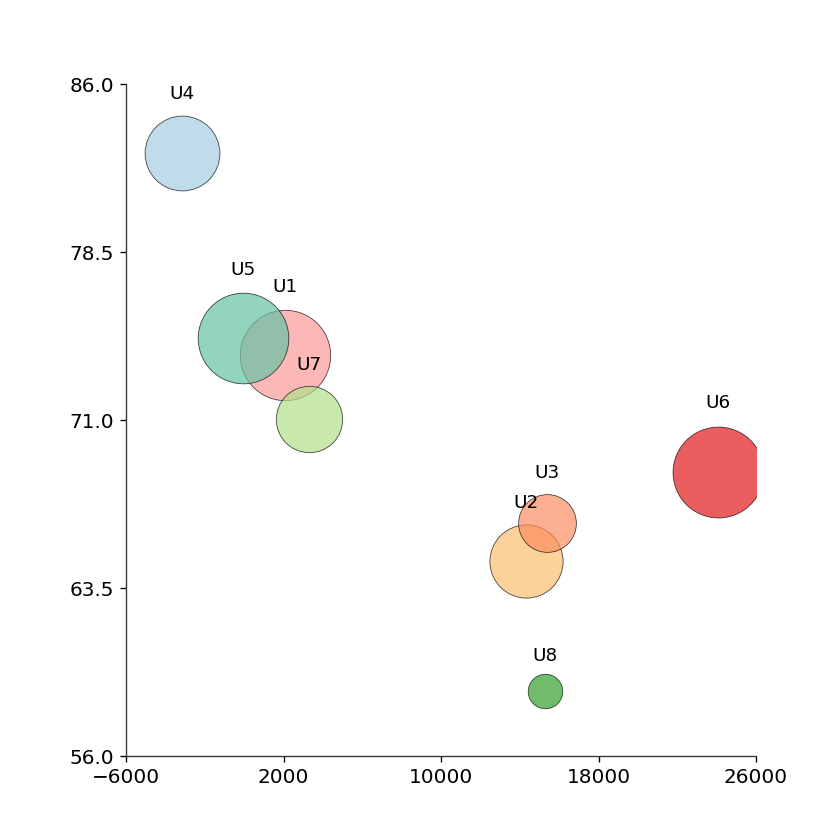
#> input picture backend/charts/bubble/bubble_003.png, 840 x 840 px
$ python -i evaluate_axis_prior_reviewer_questions.py   (imports and definitions only)
#> lines starting #> are read from the running program, lines starting #| are printed output that depends on the picture; after the words box and inside, x2 and y2 are one past the last pixel; in counts of white or black regions, pixels touching at a corner belong together
import argparse
import contextlib
import io
import json
import os
import sys
from collections import defaultdict
from glob import glob
from statistics import median

import cv2
import numpy as np
from sklearn.ensemble import RandomForestClassifier
from sklearn.metrics import accuracy_score, classification_report, confusion_matrix
from sklearn.model_selection import StratifiedKFold, cross_val_predict
from sklearn.pipeline import make_pipeline
from sklearn.preprocessing import StandardScaler


BACKEND_DIR = os.path.abspath(os.path.join(os.path.dirname(__file__), "..", ".."))
RESULTS_DIR = os.path.join(BACKEND_DIR, "evaluation", "results")
GRID_DIR = os.path.join(BACKEND_DIR, "Grid_generation")
if GRID_DIR not in sys.path:
    sys.path.insert(0, GRID_DIR)

from function_calling.axis.detect_lines import detect_candidate_lines
from function_calling.axis.infer_axes import infer_axes_from_lines
from function_calling.axis.merge_lines import merge_similar_lines
from function_calling.ticks.detect_ticks import scan_pixels_for_ticks
from evaluate_cv_mllm_ticks import (
    DEFAULT_DATASET_ID,
    DEFAULT_TYPES as MLLM_DEFAULT_TYPES,
    evaluate_image as evaluate_cv_mllm_image,
    summarize as summarize_cv_mllm,
)


CHART_ROOT = os.path.join(BACKEND_DIR, "charts")
CARTESIAN_TYPES = ["line", "scatter", "bubble", "v_bar", "h_bar"]
POLAR_TYPES = ["radar", "rose"]
CLASSIFICATION_TYPES = [
    "bubble",
    "donut",
    "h_bar",
    "line",
    "pie",
    "radar",
    "rose",
    "scatter",
    "v_bar",
]


# [9 lines left out: function base_pngs, not called in this run]


def read_json_for(image_path):
    with open(os.path.splitext(image_path)[0] + ".json", "r", encoding="utf-8") as f:
        return json.load(f)


# [194 lines left out: functions get_center, axis_return_for, pixel_recall, evaluate_cartesian, summarize_cartesian, hough_circles and 1 more, not called in this run]


def low_level_features(image_path):
#> called with image_path = '../../charts/bubble/bubble_003.png'
    image = cv2.imread(image_path)
#> image is the input picture: shape (840, 840, 3); mean B, G, R 249, 249.9, 251
    if image is None:
        raise ValueError(f"Cannot read image: {image_path}")
    resized = cv2.resize(image, (160, 160), interpolation=cv2.INTER_AREA)
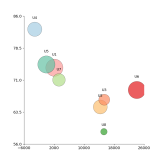
#> resized: shape (160, 160, 3); mean B, G, R 249, 249.9, 251
    gray = cv2.cvtColor(resized, cv2.COLOR_BGR2GRAY)
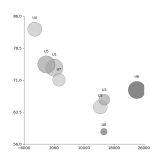
#> gray: shape (160, 160); min 103, max 255, mean 250.1
    hsv = cv2.cvtColor(resized, cv2.COLOR_BGR2HSV)
#> hsv: shape (160, 160, 3); mean H, S, V 2.1, 4, 252
    edges = cv2.Canny(gray, 50, 150)
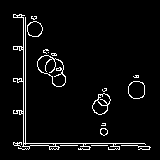
#> edges: shape (160, 160); 4.7% white in thin lines or dots, all inside (x1, y1, x2, y2) = (13, 14, 151, 150)
    feats = []
    feats.extend(cv2.calcHist([gray], [0], None, [16], [0, 256]).ravel() / gray.size)
    for channel, bins, hi in [(0, 12, 180), (1, 8, 256), (2, 8, 256)]:
        feats.extend(cv2.calcHist([hsv], [channel], None, [bins], [0, hi]).ravel() / gray.size)
#> after the loop, feats = 44 values, max 0.969 at index 16, min 0 at index 0, mean 0.0909
    feats.append(float(edges.mean() / 255.0))
    for y in range(0, 160, 40):
        for x in range(0, 160, 40):
            patch = edges[y : y + 40, x : x + 40]
            feats.append(float(patch.mean() / 255.0))
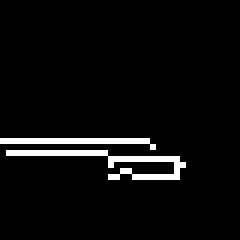
#> patch: shape (40, 40) (shown 6 times larger); 4.4% white in thin lines or dots, all inside (x1, y1, x2, y2) = (0, 23, 31, 30)
#> after the loop, feats = 61 values, max 0.969 at index 16, min 0 at index 0, mean 0.0786
    lines = cv2.HoughLinesP(edges, 1, np.pi / 180, threshold=20, minLineLength=20, maxLineGap=10)
#> lines = [[23, 149, 23, 15], [13, 143, 144, 143], [25, 148, 25, 17], [14, 145, 137, 145], [92, 107, 107, 130], [46, 49, 65, 76], [43, 50, 65, 79], [13, 14, 35, 36], [37, 66, 57, 86], [15, 14, 37, 36]]
    horiz = vert = diag = long_lines = 0
    lengths = []
    if lines is not None:
        for line in lines[:, 0, :]:
            x1, y1, x2, y2 = line
            dx, dy = x2 - x1, y2 - y1
            length = float(np.hypot(dx, dy))
            lengths.append(length)
            angle = abs(np.arctan2(dy, dx))
            if angle < np.deg2rad(10) or abs(angle - np.pi) < np.deg2rad(10):
                horiz += 1
            elif abs(angle - np.pi / 2) < np.deg2rad(10):
                vert += 1
            else:
                diag += 1
            if length > 80:
                long_lines += 1
#> this loop made 10 passes
#> (x1, y1, x2, y2, dx, dy, length, angle) on passes 1, 3: (23, 149, 23, 15, 0, -134, 134, 1.57), (25, 148, 25, 17, 0, -131, 131, 1.57)
#> (x1, y1, x2, y2, dx, dy, length, angle) on passes 2, 4: (13, 143, 144, 143, 131, 0, 131, 0), (14, 145, 137, 145, 123, 0, 123, 0)
#> after the loop, diag = 6; horiz = 2; lengths = [134, 131, 131, 123, 27.46, 33.02, 36.4, 31.11, 28.28, 31.11]; long_lines = 4; vert = 2
    feats.extend([horiz, vert, diag, long_lines, len(lengths), np.mean(lengths) if lengths else 0.0])
    circles = cv2.HoughCircles(
        cv2.GaussianBlur(gray, (9, 9), 2),
        cv2.HOUGH_GRADIENT,
        dp=1.2,
        minDist=30,
        param1=50,
        param2=25,
        minRadius=12,
        maxRadius=80,
    )
#> circles = None
    feats.append(0 if circles is None else len(circles[0]))
    return np.asarray(feats, dtype=np.float32)


# [128 lines left out: functions evaluate_classification, evaluate_cartesian_cv_mllm, main, not called in this run]


# [2 lines not run here, left out]

>>> result = low_level_features('../../charts/bubble/bubble_003.png')
#> result = 68 values, max 70.64 at index 66, min 0 at index 0, mean 1.46

$ run again, on backend/charts/donut/donut_043.png
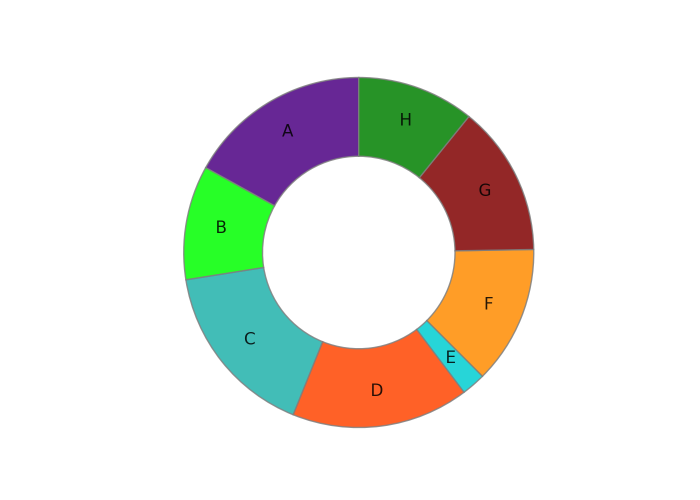
#> input picture backend/charts/donut/donut_043.png, 1400 x 1000 px (shown at 1/2 size)
#> in low_level_features, image is the input picture: shape (1000, 1400, 3); mean B, G, R 222.2, 229.8, 231
#> in low_level_features, `gray = cv2.cvtColor(resized, cv2.COLOR_BGR2GRAY)`:
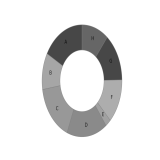
#> gray: shape (160, 160); min 38, max 255, mean 229.3
#> hsv: shape (160, 160, 3); mean H, S, V 11.3, 36.6, 243.2
#> in low_level_features, `edges = cv2.Canny(gray, 50, 150)`:
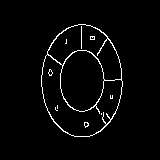
#> edges: shape (160, 160); 2.9% white in thin lines or dots, all inside (x1, y1, x2, y2) = (41, 24, 123, 137)
#> after the loop in low_level_features, `for channel, bins, hi in [(0, 12, 180), (1, 8, 256), (2, 8, 256)]:`: feats = 44 values, max 0.872 at index 43, min 0 at index 0, mean 0.0909
#> after the loop in low_level_features, `for y in range(0, 160, 40):`: feats = 61 values, max 0.872 at index 43, min 0 at index 0, mean 0.0735
#> lines = [[41, 84, 81, 44], [95, 57, 107, 36], [80, 24, 82, 50], [119, 59, 122, 84], [95, 104, 106, 125], [97, 55, 105, 80], [60, 88, 60, 63], [41, 81, 45, 105], [43, 64, 52, 42]]
#> the loop in low_level_features, `for line in lines[:, 0, :]:` made 9 passes
#> (x1, y1, x2, y2, dx, dy, length, angle) on passes 1 to 8: (41, 84, 81, 44, 40, -40, 56.57, 0.785), (95, 57, 107, 36, 12, -21, 24.19, 1.05), (80, 24, 82, 50, 2, 26, 26.08, 1.49), (119, 59, 122, 84, 3, 25, 25.18, 1.45), (95, 104, 106, 125, 11, 21, 23.71, 1.09), (97, 55, 105, 80, 8, 25, 26.25, 1.26), (60, 88, 60, 63, 0, -25, 25, 1.57), (41, 81, 45, 105, 4, 24, 24.33, 1.41)
#> after the loop in low_level_features, `for line in lines[:, 0, :]:`: diag = 5; horiz = 0; lengths = [56.57, 24.19, 26.08, 25.18, 23.71, 26.25, 25, 24.33, 23.77]; long_lines = 0; vert = 4
#> circles = [[107.4, 81, 66.24], [43.8, 81, 77.76], [76.2, 93, 43.2], [81, 55.8, 31.68]]
#> result = 68 values, max 28.34 at index 66, min 0 at index 0, mean 0.806

$ run again, on backend/charts/h_bar/h_bar_017.png
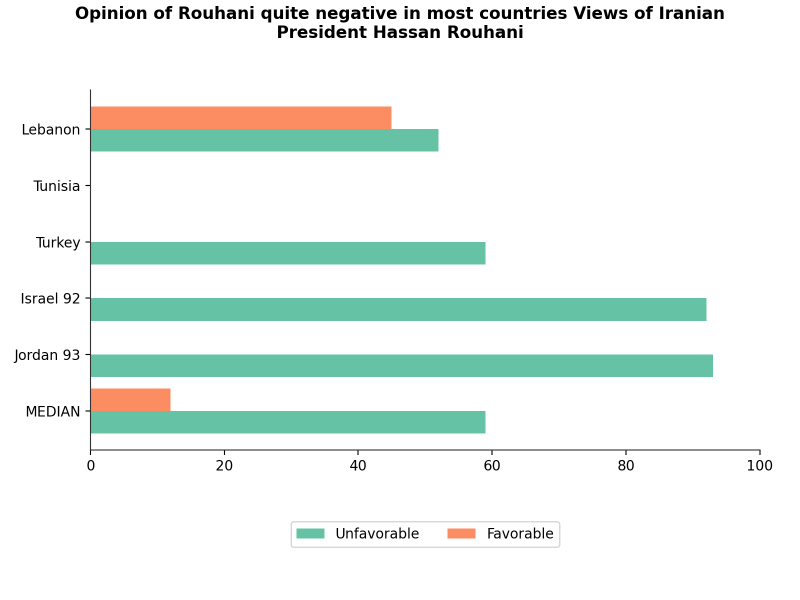
#> input picture backend/charts/h_bar/h_bar_017.png, 1600 x 1200 px (shown at 1/2 size)
#> in low_level_features, image is the input picture: shape (1200, 1600, 3); mean B, G, R 238, 242, 233.7
#> hsv: shape (160, 160, 3); mean H, S, V 10.7, 16, 243.9
#> in low_level_features, `edges = cv2.Canny(gray, 50, 150)`:
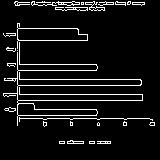
#> edges: shape (160, 160); 7.6% white in thin lines or dots, all inside (x1, y1, x2, y2) = (3, 1, 155, 144)
#> after the loop in low_level_features, `for channel, bins, hi in [(0, 12, 180), (1, 8, 256), (2, 8, 256)]:`: feats = 44 values, max 0.868 at index 16, min 0 at index 0, mean 0.0909
#> after the loop in low_level_features, `for y in range(0, 160, 40):`:
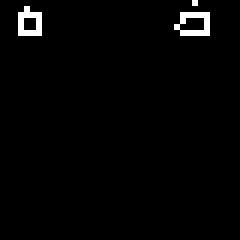
#> patch: shape (40, 40) (shown 6 times larger); 1.8% white in thin lines or dots, all inside (x1, y1, x2, y2) = (3, 0, 35, 6)
#> after the loop in low_level_features, `for y in range(0, 160, 40):`: feats = 61 values, max 0.868 at index 16, min 0 at index 0, mean 0.0868
#> lines = 21 rows, first 6: [18, 100, 142, 100], [17, 118, 149, 118], [4, 79, 140, 79], [15, 4, 144, 4], [18, 85, 140, 85], [17, 125, 17, 23]
#> the loop in low_level_features, `for line in lines[:, 0, :]:` made 21 passes
#> (x1, y1, x2, y2, dx, dy, length, angle) on passes 6, 19: (17, 125, 17, 23, 0, -102, 102, 1.57), (19, 103, 19, 42, 0, -61, 61, 1.57)
#> after the loop in low_level_features, `for line in lines[:, 0, :]:`: diag = 0; horiz = 19; lengths = [124, 132, 136, 129, 122, 102, 130, 123, 78, 69, 89, 59, 78, 51, 51, 62, 49, 41, 61, 49.01, 80]; long_lines = 9; vert = 2
#> circles = [[72.6, 58.2, 56.52], [42.6, 42.6, 36.6], [42.6, 77.4, 38.16], [72.6, 101.4, 37.8], [54.6, 143.4, 49.92], [90.6, 143.4, 49.92], [36.6, 119.4, 34.68], [24.6, 155.4, 51.12], [30.6, 6.6, 33.48], [84.6, 30.6, 28.92]]
#> result = 68 values, max 86.43 at index 66, min 0 at index 0, mean 2.25

$ run again, on backend/charts/h_bar/h_bar_033.png
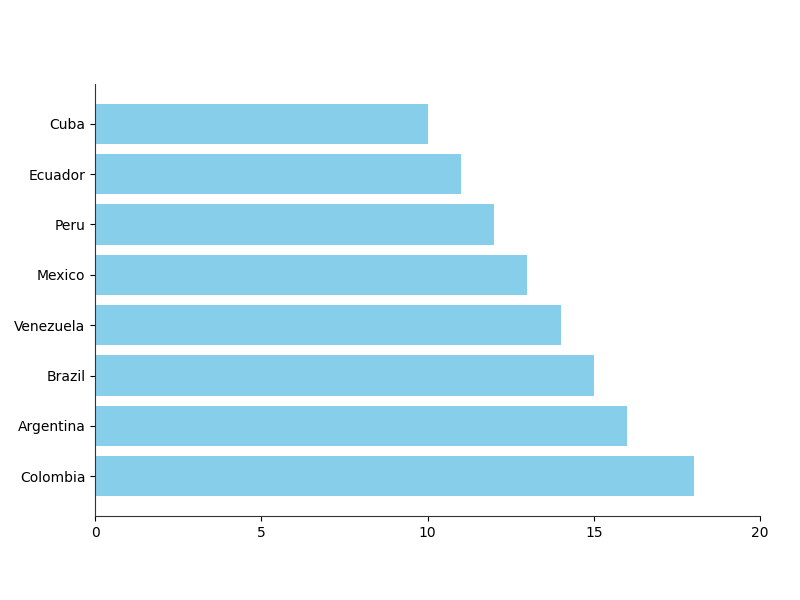
#> input picture backend/charts/h_bar/h_bar_033.png, 800 x 600 px
#> in low_level_features, image is the input picture: shape (600, 800, 3); mean B, G, R 247.6, 238.8, 217.3
#> hsv: shape (160, 160, 3); mean H, S, V 32.4, 33, 247.6
#> in low_level_features, `edges = cv2.Canny(gray, 50, 150)`:
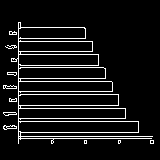
#> edges: shape (160, 160); 8.6% white in thin lines or dots, all inside (x1, y1, x2, y2) = (3, 22, 154, 144)
#> after the loop in low_level_features, `for channel, bins, hi in [(0, 12, 180), (1, 8, 256), (2, 8, 256)]:`: feats = 44 values, max 0.98 at index 43, min 0 at index 0, mean 0.0909
#> after the loop in low_level_features, `for y in range(0, 160, 40):`:
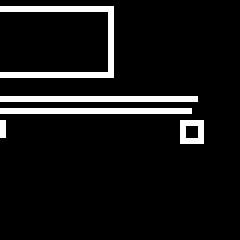
#> patch: shape (40, 40) (shown 6 times larger); 8% white in thin lines or dots, all inside (x1, y1, x2, y2) = (0, 1, 34, 24)
#> after the loop in low_level_features, `for y in range(0, 160, 40):`: feats = 61 values, max 0.98 at index 43, min 0 at index 0, mean 0.0894
#> lines = 21 rows, first 6: [18, 121, 138, 121], [18, 136, 152, 136], [18, 108, 125, 108], [18, 132, 138, 132], [18, 138, 151, 138], [18, 81, 111, 81]
#> the loop in low_level_features, `for line in lines[:, 0, :]:` made 21 passes
#> (x1, y1, x2, y2, dx, dy, length, angle) on passes 1 to 8: (18, 121, 138, 121, 120, 0, 120, 0), (18, 136, 152, 136, 134, 0, 134, 0), (18, 108, 125, 108, 107, 0, 107, 0), (18, 132, 138, 132, 120, 0, 120, 0), (18, 138, 151, 138, 133, 0, 133, 0), (18, 81, 111, 81, 93, 0, 93, 0), (18, 91, 112, 91, 94, 0, 94, 0), (18, 54, 98, 54, 80, 0, 80, 0)
#> after the loop in low_level_features, `for line in lines[:, 0, :]:`: diag = 0; horiz = 18; lengths = [120, 134, 107, 120, 133, 93, 94, 80, 107, 74, 100, 85, 100, 121, 78, 86, 73, 64, 66, 68.18, 97.25]; long_lines = 14; vert = 3
#> circles = 14 rows, first 8: [58.2, 77.4, 40.32], [78.6, 101.4, 38.04], [48.6, 46.2, 31.08], [33, 119.4, 29.76], [66.6, 155.4, 66], [96.6, 24.6, 79.32], [66.6, 6.6, 61.92], [24.6, 83.4, 20.76]
#> result = 68 values, max 95.26 at index 66, min 0 at index 0, mean 2.51
